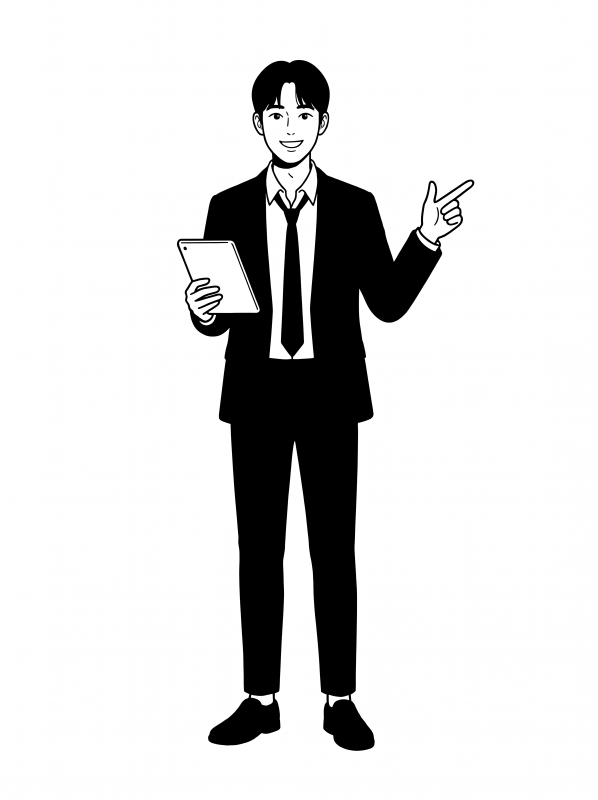
#> input picture miracle-shorts/brand/mascot/raw/point.png, 1792 x 2400 px (shown at 1/3 size)
$ python vectorize.py point.png
#> lines starting #> are read from the running program, lines starting #| are printed output that depends on the picture; after the words box and inside, x2 and y2 are one past the last pixel; in counts of white or black regions, pixels touching at a corner belong together
### miracle-shorts/brand/mascot/make_cutouts.py
#!/usr/bin/env python3
"""마스코트 포즈(흰 배경 PNG) → 배경 투명 PNG로 잘라 스튜디오 공용 라이브러리에 넣는다.
usage: python make_cutouts.py            (raw/*.png 중 포즈 파일 전부)
가장자리와 이어진 흰 영역만 투명하게 만든다. 셔츠처럼 선으로 둘러싸인 흰색은 그대로 남는다.
"""
import os, sys
import numpy as np
from PIL import Image, ImageDraw, ImageFilter

HERE = os.path.dirname(os.path.abspath(__file__))
RAW = os.path.join(HERE, "raw")
OUT = os.path.join(HERE, "..", "..", "studio", "library", "mascot")
SKIP = {"sheet.png", "original.png"}  # 설정표·원본 시안(좌우 2컷)은 오려내지 않는다
MAX_H = 1400
STROKE = 14  # 흰 테두리 두께(px, 높이 1400 기준)

def bg_mask(im):
    """가장자리와 이어진 흰 배경 = True 인 배열 (vectorize.py도 같이 쓴다)"""
    w, h = im.size
    KEY = (255, 0, 255)  # 바깥 흰색을 이 색으로 채운 뒤 투명 처리 (L 모드 floodfill은 이 Pillow에서 채워지지 않았다)
    c = im.copy()
    seeds = [(x, y) for x in range(0, w, 16) for y in (0, h - 1)] + [(x, y) for y in range(0, h, 16) for x in (0, w - 1)]
    for s in seeds:
        if sum(c.getpixel(s)) > 228 * 3 and c.getpixel(s) != KEY: ImageDraw.floodfill(c, s, KEY, thresh=40)
    a = np.asarray(c)
    return (a[..., 0] == 255) & (a[..., 1] == 0) & (a[..., 2] == 255)

# [19 lines left out: function cutout, not called in this run]

# [6 lines that do not run on import are left out]

### miracle-shorts/brand/mascot/vectorize.py
#!/usr/bin/env python3
"""마스코트 포즈(흰 배경 PNG) → SVG 벡터 그림. 스튜디오 공용 라이브러리 mascot_svg/에 넣는다.
usage: python vectorize.py                  (raw/*.png 중 포즈 파일 전부)
       python vectorize.py point.png
필요: pip install vtracer  (렌더에서 SVG를 쓰려면 resvg-py도: gfx.svg_img)

왜: 이미지 모델이 그린 캐릭터를 벡터로 바꾸면 (1) 얼굴 확대·줌인에도 선이 뭉개지지 않고
(2) 잉크·바탕 색을 코드에서 바꿔 장면 색(팔레트)에 맞출 수 있다. 우리 마스코트는 흑백 2색이라 그대로 따진다.
SVG 구성(아래부터): 스티커 테두리(class=edge) → 바탕 실루엣(class=paper, 셔츠 등 흰 면) → 선·검은 면(class=ink)
"""
import os, re, sys, tempfile
import numpy as np
from PIL import Image
import vtracer
from make_cutouts import RAW, SKIP, MAX_H, STROKE, bg_mask

HERE = os.path.dirname(os.path.abspath(__file__))
OUT = os.path.join(HERE, "..", "..", "studio", "library", "mascot_svg")
# PNG(make_cutouts.cutout)와 같은 기하를 원본 px로 환산한다 → 같은 높이로 그리면 인물 크기·테두리·여백이 PNG와 같다
#   PNG: 실루엣 bbox ±CROP → 높이 MAX_H로 축소(f) → 바깥 여백 STROKE+4 → 테두리 STROKE//2 번 1px 팽창(+원본에서 1px)
CROP = 12

def trace(mask):
    """True 영역을 검은 면으로 보고 패스 목록(d, transform)을 돌려준다"""
    im = Image.fromarray(np.where(mask, 0, 255).astype("uint8")).convert("RGB")
    with tempfile.TemporaryDirectory() as tmp:
        src, dst = os.path.join(tmp, "in.png"), os.path.join(tmp, "out.svg")
        im.save(src)
        vtracer.convert_image_to_svg_py(src, dst, colormode="binary", filter_speckle=4, corner_threshold=60, path_precision=2)
        svg = open(dst, encoding="utf-8").read()
    return re.findall(r'<path d="([^"]+)"[^>]*?(?:transform="([^"]+)")?\s*/>', svg)

def paths(items, cls):
    return "\n".join(f'<path class="{cls}" d="{d}"' + (f' transform="{t}"' if t else "") + "/>" for d, t in items)

def vectorize(path, out):
    im = Image.open(path).convert("RGB")
    w, h = im.size
#> w = 1792; h = 2400
    body = ~bg_mask(im)
#> after the loop in bg_mask, `for s in seeds:`:
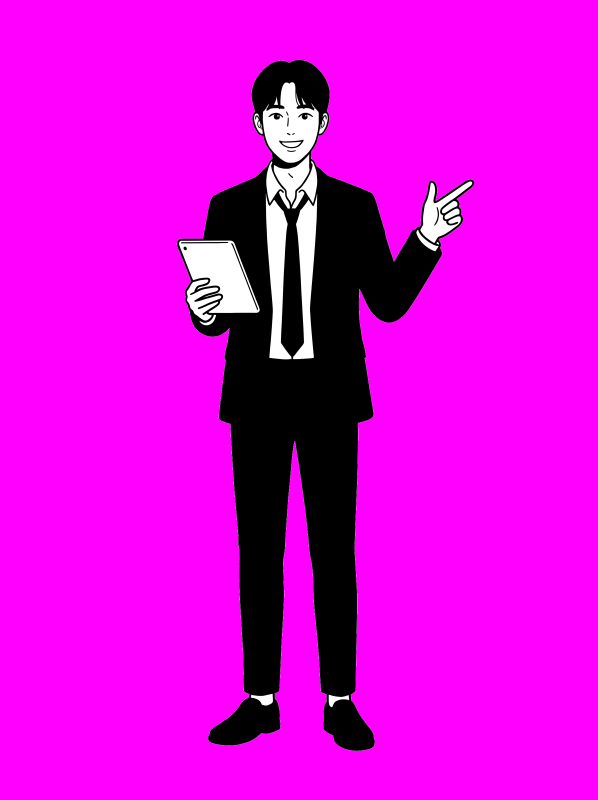
#> c: PIL image 1792x2400 RGB (shown at 1/3 size); mean R, G, B 218.3, 7.9, 218.3
#> in bg_mask, `return (a[..., 0] == 255) & (a[..., 1] == 0) & (a[..., 2] == 255)`:
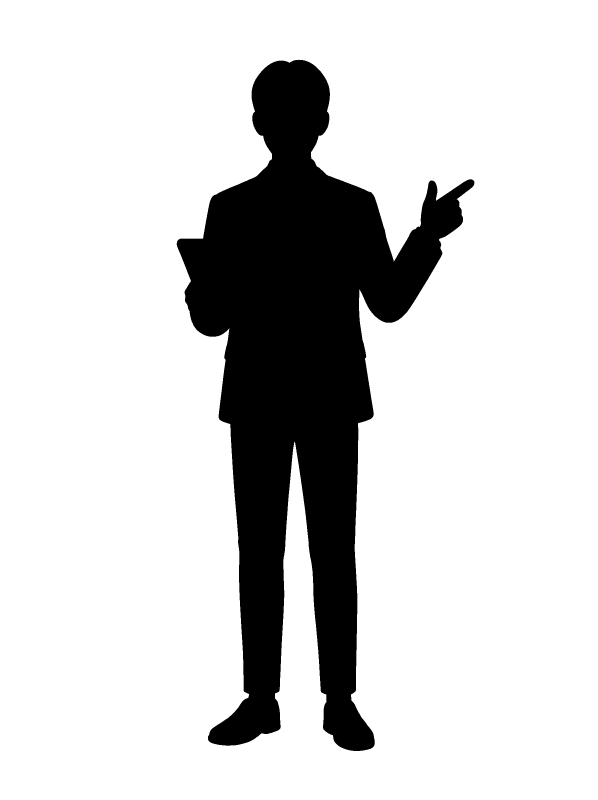
#> returned value: shape (2400, 1792) bool (shown at 1/3 size); 82.5% white; 1 black region, box (x1, y1, x2, y2) and area: (530, 179, 1423, 2253) 753258
    ys, xs = np.nonzero(body)
    cx0, cy0, cx1, cy1 = max(0, xs.min() - CROP), max(0, ys.min() - CROP), min(w, xs.max() + 1 + CROP), min(h, ys.max() + 1 + CROP)
#> cx0 = 518; cy0 = 167; cx1 = 1435; cy1 = 2265
    f = min(1.0, MAX_H / (cy1 - cy0))  # PNG가 줄인 배율
#> f = 0.667
    pad = round((STROKE + 4) / f); edge = (STROKE // 2) / f + 1
#> after `pad = round((STROKE + 4) / f)`: pad = 27
#> after `edge = STROKE // 2 / f + 1`: edge = 11.49
    M = pad  # 자른 영역 + 바깥 여백이 원본 밖으로 나갈 수 있어 빈 칸을 덧댄다
#> M = 27
    body = np.pad(body, M); ink = np.pad(np.asarray(im.convert("L")) < 128, M)
#> after `body = np.pad(body, M)`:
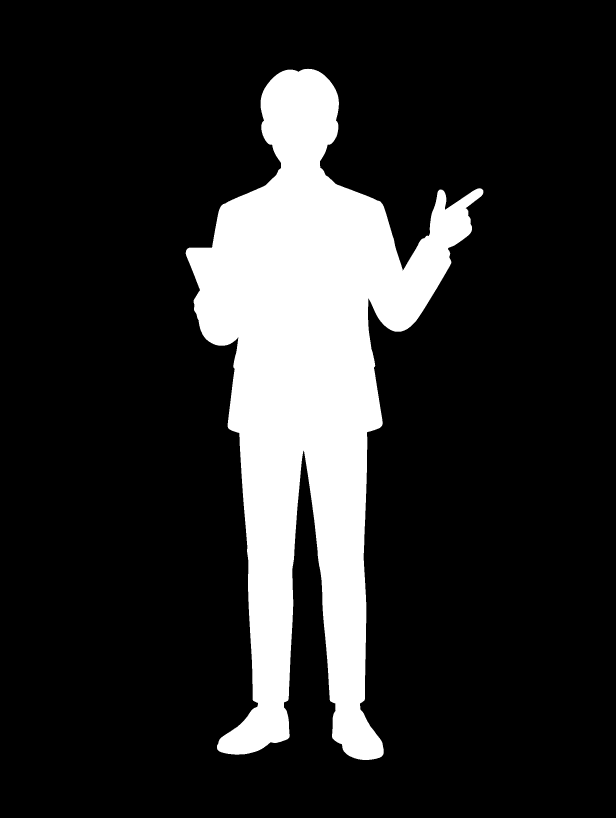
#> body: shape (2454, 1846) bool (shown at 1/3 size); 16.6% white; 1 white region, box (x1, y1, x2, y2) and area: (557, 206, 1450, 2280) 753258
#> after `ink = np.pad(np.asarray(im.convert('L')) < 128, M)`:
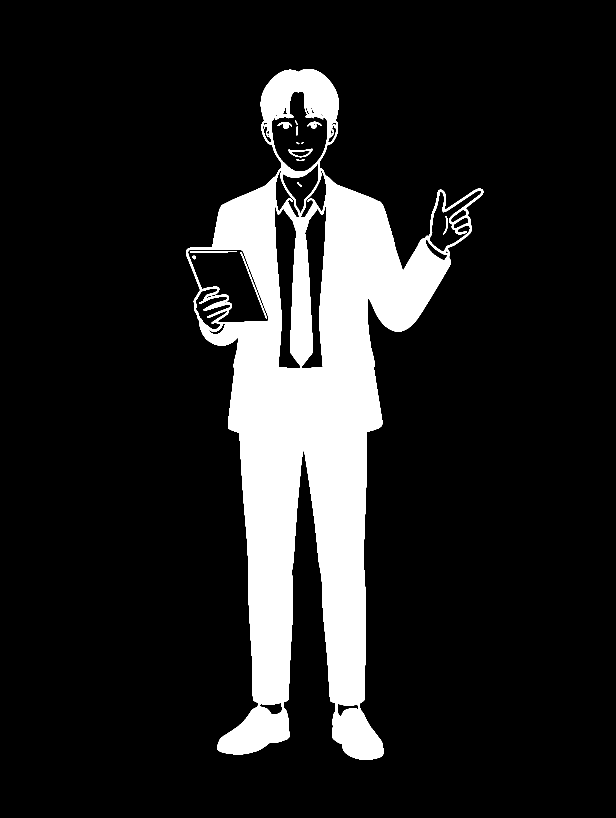
#> ink: shape (2454, 1846) bool (shown at 1/3 size); 13.7% white; 14 white regions, largest, box (x1, y1, x2, y2) and area: (558, 207, 1450, 2279) 616787, (720, 757, 801, 957) 716, (865, 446, 938, 472) 580
    x0, y0, x1, y1 = cx0 + M - pad, cy0 + M - pad, cx1 + M + pad, cy1 + M + pad
#> x0 = 518; y0 = 167; x1 = 1489; y1 = 2319
    sil, lines = trace(body[y0:y1, x0:x1]), trace((ink & body)[y0:y1, x0:x1])
#> in trace, `im = Image.fromarray(np.where(mask, 0, 255).astype("uint8")).convert("..`:
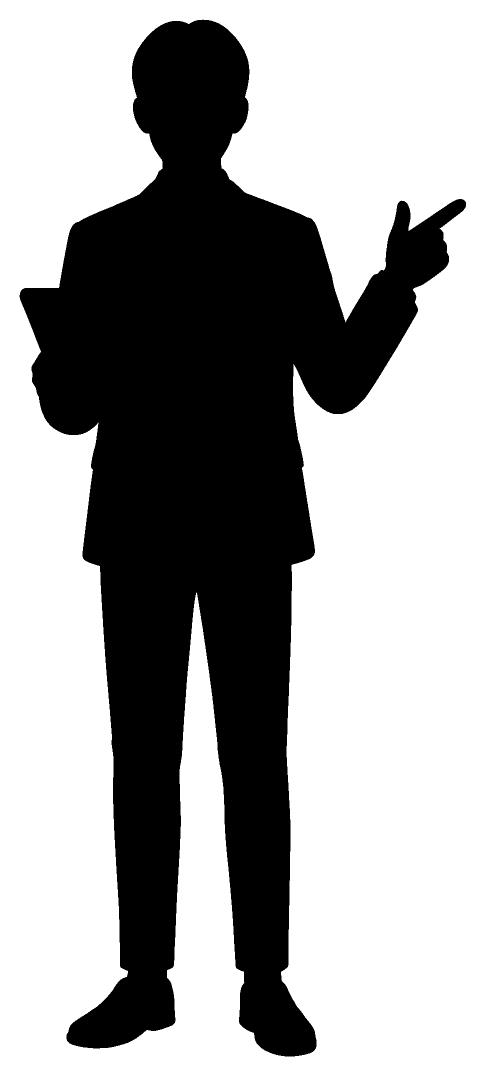
#> im: PIL image 971x2152 RGB (shown at 1/2 size); 64% white; 1 black region, box (x1, y1, x2, y2) and area: (39, 39, 932, 2113) 753258
    svg = (f'<svg xmlns="http://www.w3.org/2000/svg" width="{x1 - x0}" height="{y1 - y0}" viewBox="0 0 {x1 - x0} {y1 - y0}">\n'
           f'<style>.edge{{fill:#fff;stroke:#fff;stroke-width:{edge * 2:.1f};stroke-linejoin:round}} .paper{{fill:#fff}} .ink{{fill:#000}}</style>\n'
           f'{paths(sil, "edge")}\n{paths(sil, "paper")}\n{paths(lines, "ink")}\n</svg>\n')
    with open(out, "w", encoding="utf-8") as f: f.write(svg)
    return (int(x1 - x0), int(y1 - y0)), len(svg) // 1024

if __name__ == "__main__":
    os.makedirs(OUT, exist_ok=True)
    names = sys.argv[1:] or sorted(f for f in os.listdir(RAW) if f.endswith(".png") and f not in SKIP)
    for n in names:
#> (the run stopped early here; a loop or call above may not have finished)
